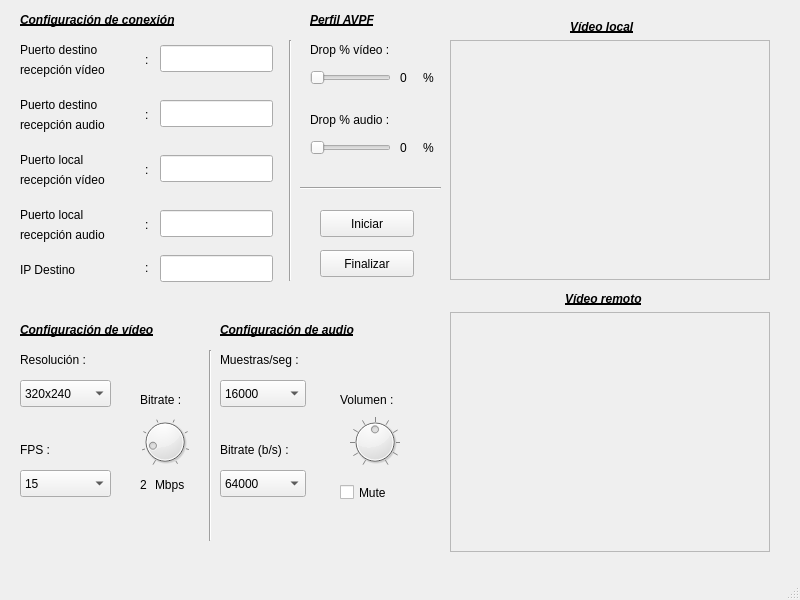
<?xml version="1.0" encoding="UTF-8"?>
<ui version="4.0">
 <class>MainWindow</class>
 <widget class="QMainWindow" name="MainWindow">
  <property name="geometry">
   <rect>
    <x>0</x>
    <y>0</y>
    <width>800</width>
    <height>600</height>
   </rect>
  </property>
  <property name="font">
   <font>
    <stylestrategy>PreferAntialias</stylestrategy>
   </font>
  </property>
  <property name="acceptDrops">
   <bool>true</bool>
  </property>
  <property name="windowTitle">
   <string>Herramienta de videoconferencia</string>
  </property>
  <property name="autoFillBackground">
   <bool>false</bool>
  </property>
  <property name="styleSheet">
   <string notr="true"/>
  </property>
  <widget class="QWidget" name="centralwidget">
   <widget class="QFrame" name="frame_video_local">
    <property name="geometry">
     <rect>
      <x>450</x>
      <y>40</y>
      <width>320</width>
      <height>240</height>
     </rect>
    </property>
    <property name="autoFillBackground">
     <bool>false</bool>
    </property>
    <property name="frameShape">
     <enum>QFrame::StyledPanel</enum>
    </property>
    <property name="frameShadow">
     <enum>QFrame::Raised</enum>
    </property>
    <property name="lineWidth">
     <number>1</number>
    </property>
   </widget>
   <widget class="QFrame" name="frame_video_remoto">
    <property name="geometry">
     <rect>
      <x>450</x>
      <y>312</y>
      <width>320</width>
      <height>240</height>
     </rect>
    </property>
    <property name="frameShape">
     <enum>QFrame::StyledPanel</enum>
    </property>
    <property name="frameShadow">
     <enum>QFrame::Raised</enum>
    </property>
   </widget>
   <widget class="QLabel" name="label">
    <property name="geometry">
     <rect>
      <x>570</x>
      <y>17</y>
      <width>91</width>
      <height>19</height>
     </rect>
    </property>
    <property name="font">
     <font>
      <weight>75</weight>
      <italic>true</italic>
      <bold>true</bold>
      <underline>true</underline>
      <stylestrategy>PreferDefault</stylestrategy>
     </font>
    </property>
    <property name="text">
     <string>Vídeo local</string>
    </property>
   </widget>
   <widget class="QLabel" name="label_2">
    <property name="geometry">
     <rect>
      <x>565</x>
      <y>289</y>
      <width>101</width>
      <height>19</height>
     </rect>
    </property>
    <property name="font">
     <font>
      <weight>75</weight>
      <italic>true</italic>
      <bold>true</bold>
      <underline>true</underline>
      <stylestrategy>PreferDefault</stylestrategy>
     </font>
    </property>
    <property name="text">
     <string>Vídeo remoto</string>
    </property>
   </widget>
   <widget class="QLabel" name="label_3">
    <property name="geometry">
     <rect>
      <x>20</x>
      <y>30</y>
      <width>81</width>
      <height>71</height>
     </rect>
    </property>
    <property name="text">
     <string/>
    </property>
   </widget>
   <widget class="QLabel" name="label_4">
    <property name="geometry">
     <rect>
      <x>20</x>
      <y>95</y>
      <width>111</width>
      <height>19</height>
     </rect>
    </property>
    <property name="text">
     <string>Puerto destino</string>
    </property>
   </widget>
   <widget class="QLabel" name="label_5">
    <property name="geometry">
     <rect>
      <x>20</x>
      <y>115</y>
      <width>121</width>
      <height>19</height>
     </rect>
    </property>
    <property name="text">
     <string>recepción audio</string>
    </property>
   </widget>
   <widget class="QLabel" name="label_6">
    <property name="geometry">
     <rect>
      <x>145</x>
      <y>105</y>
      <width>16</width>
      <height>19</height>
     </rect>
    </property>
    <property name="text">
     <string>:</string>
    </property>
   </widget>
   <widget class="QLabel" name="label_7">
    <property name="geometry">
     <rect>
      <x>20</x>
      <y>170</y>
      <width>121</width>
      <height>19</height>
     </rect>
    </property>
    <property name="text">
     <string>recepción vídeo</string>
    </property>
   </widget>
   <widget class="QLabel" name="label_8">
    <property name="geometry">
     <rect>
      <x>145</x>
      <y>50</y>
      <width>16</width>
      <height>19</height>
     </rect>
    </property>
    <property name="text">
     <string>:</string>
    </property>
   </widget>
   <widget class="QLabel" name="label_9">
    <property name="geometry">
     <rect>
      <x>20</x>
      <y>225</y>
      <width>121</width>
      <height>19</height>
     </rect>
    </property>
    <property name="text">
     <string>recepción audio</string>
    </property>
   </widget>
   <widget class="QLabel" name="label_10">
    <property name="geometry">
     <rect>
      <x>20</x>
      <y>205</y>
      <width>91</width>
      <height>19</height>
     </rect>
    </property>
    <property name="text">
     <string>Puerto local</string>
    </property>
   </widget>
   <widget class="QLabel" name="label_11">
    <property name="geometry">
     <rect>
      <x>20</x>
      <y>150</y>
      <width>91</width>
      <height>19</height>
     </rect>
    </property>
    <property name="text">
     <string>Puerto local</string>
    </property>
   </widget>
   <widget class="QLabel" name="label_12">
    <property name="geometry">
     <rect>
      <x>145</x>
      <y>160</y>
      <width>16</width>
      <height>19</height>
     </rect>
    </property>
    <property name="text">
     <string>:</string>
    </property>
   </widget>
   <widget class="QLabel" name="label_13">
    <property name="geometry">
     <rect>
      <x>20</x>
      <y>40</y>
      <width>111</width>
      <height>19</height>
     </rect>
    </property>
    <property name="text">
     <string>Puerto destino</string>
    </property>
   </widget>
   <widget class="QLabel" name="label_14">
    <property name="geometry">
     <rect>
      <x>20</x>
      <y>60</y>
      <width>121</width>
      <height>19</height>
     </rect>
    </property>
    <property name="text">
     <string>recepción vídeo</string>
    </property>
   </widget>
   <widget class="QLineEdit" name="puerto_dest_recep_video">
    <property name="geometry">
     <rect>
      <x>160</x>
      <y>45</y>
      <width>113</width>
      <height>27</height>
     </rect>
    </property>
   </widget>
   <widget class="QLineEdit" name="puerto_dest_recep_audio">
    <property name="geometry">
     <rect>
      <x>160</x>
      <y>100</y>
      <width>113</width>
      <height>27</height>
     </rect>
    </property>
   </widget>
   <widget class="QLineEdit" name="puerto_local_recep_video">
    <property name="geometry">
     <rect>
      <x>160</x>
      <y>155</y>
      <width>113</width>
      <height>27</height>
     </rect>
    </property>
   </widget>
   <widget class="QLabel" name="label_15">
    <property name="geometry">
     <rect>
      <x>145</x>
      <y>215</y>
      <width>16</width>
      <height>19</height>
     </rect>
    </property>
    <property name="text">
     <string>:</string>
    </property>
   </widget>
   <widget class="QLineEdit" name="puerto_local_recep_audio">
    <property name="geometry">
     <rect>
      <x>160</x>
      <y>210</y>
      <width>113</width>
      <height>27</height>
     </rect>
    </property>
   </widget>
   <widget class="QLabel" name="label_16">
    <property name="geometry">
     <rect>
      <x>20</x>
      <y>260</y>
      <width>91</width>
      <height>19</height>
     </rect>
    </property>
    <property name="text">
     <string>IP Destino</string>
    </property>
   </widget>
   <widget class="QLineEdit" name="ip_destino">
    <property name="geometry">
     <rect>
      <x>160</x>
      <y>255</y>
      <width>113</width>
      <height>27</height>
     </rect>
    </property>
   </widget>
   <widget class="QLabel" name="label_18">
    <property name="geometry">
     <rect>
      <x>145</x>
      <y>258</y>
      <width>16</width>
      <height>19</height>
     </rect>
    </property>
    <property name="text">
     <string>:</string>
    </property>
   </widget>
   <widget class="QLabel" name="label_17">
    <property name="geometry">
     <rect>
      <x>20</x>
      <y>10</y>
      <width>201</width>
      <height>19</height>
     </rect>
    </property>
    <property name="font">
     <font>
      <weight>75</weight>
      <italic>true</italic>
      <bold>true</bold>
      <underline>true</underline>
      <stylestrategy>PreferDefault</stylestrategy>
     </font>
    </property>
    <property name="text">
     <string>Configuración de conexión</string>
    </property>
   </widget>
   <widget class="QLabel" name="label_19">
    <property name="geometry">
     <rect>
      <x>20</x>
      <y>320</y>
      <width>171</width>
      <height>19</height>
     </rect>
    </property>
    <property name="font">
     <font>
      <weight>75</weight>
      <italic>true</italic>
      <bold>true</bold>
      <underline>true</underline>
      <stylestrategy>PreferDefault</stylestrategy>
     </font>
    </property>
    <property name="text">
     <string>Configuración de vídeo</string>
    </property>
   </widget>
   <widget class="QLabel" name="label_20">
    <property name="geometry">
     <rect>
      <x>220</x>
      <y>320</y>
      <width>181</width>
      <height>19</height>
     </rect>
    </property>
    <property name="font">
     <font>
      <weight>75</weight>
      <italic>true</italic>
      <bold>true</bold>
      <underline>true</underline>
      <stylestrategy>PreferDefault</stylestrategy>
     </font>
    </property>
    <property name="text">
     <string>Configuración de audio</string>
    </property>
   </widget>
   <widget class="Line" name="line">
    <property name="geometry">
     <rect>
      <x>200</x>
      <y>350</y>
      <width>20</width>
      <height>191</height>
     </rect>
    </property>
    <property name="orientation">
     <enum>Qt::Vertical</enum>
    </property>
   </widget>
   <widget class="QComboBox" name="caja_resolucion">
    <property name="geometry">
     <rect>
      <x>20</x>
      <y>380</y>
      <width>91</width>
      <height>27</height>
     </rect>
    </property>
    <item>
     <property name="text">
      <string>320x240</string>
     </property>
    </item>
    <item>
     <property name="text">
      <string>640x480</string>
     </property>
    </item>
    <item>
     <property name="text">
      <string>800x600</string>
     </property>
    </item>
   </widget>
   <widget class="QComboBox" name="caja_fps">
    <property name="geometry">
     <rect>
      <x>20</x>
      <y>470</y>
      <width>91</width>
      <height>27</height>
     </rect>
    </property>
    <item>
     <property name="text">
      <string>15</string>
     </property>
    </item>
    <item>
     <property name="text">
      <string>25</string>
     </property>
    </item>
    <item>
     <property name="text">
      <string>30</string>
     </property>
    </item>
   </widget>
   <widget class="QDial" name="dial_bitrate_video">
    <property name="geometry">
     <rect>
      <x>140</x>
      <y>410</y>
      <width>50</width>
      <height>64</height>
     </rect>
    </property>
    <property name="tabletTracking">
     <bool>false</bool>
    </property>
    <property name="acceptDrops">
     <bool>false</bool>
    </property>
    <property name="autoFillBackground">
     <bool>false</bool>
    </property>
    <property name="minimum">
     <number>1</number>
    </property>
    <property name="maximum">
     <number>8</number>
    </property>
    <property name="value">
     <number>2</number>
    </property>
    <property name="tracking">
     <bool>true</bool>
    </property>
    <property name="invertedAppearance">
     <bool>false</bool>
    </property>
    <property name="invertedControls">
     <bool>false</bool>
    </property>
    <property name="wrapping">
     <bool>false</bool>
    </property>
    <property name="notchTarget">
     <double>3.700000000000000</double>
    </property>
    <property name="notchesVisible">
     <bool>true</bool>
    </property>
   </widget>
   <widget class="QLabel" name="label_21">
    <property name="geometry">
     <rect>
      <x>20</x>
      <y>350</y>
      <width>91</width>
      <height>19</height>
     </rect>
    </property>
    <property name="text">
     <string>Resolución :</string>
    </property>
   </widget>
   <widget class="QLabel" name="label_22">
    <property name="geometry">
     <rect>
      <x>20</x>
      <y>440</y>
      <width>72</width>
      <height>19</height>
     </rect>
    </property>
    <property name="text">
     <string>FPS :</string>
    </property>
   </widget>
   <widget class="QLabel" name="label_23">
    <property name="geometry">
     <rect>
      <x>140</x>
      <y>390</y>
      <width>61</width>
      <height>19</height>
     </rect>
    </property>
    <property name="text">
     <string>Bitrate :</string>
    </property>
   </widget>
   <widget class="QComboBox" name="caja_muestras">
    <property name="geometry">
     <rect>
      <x>220</x>
      <y>380</y>
      <width>86</width>
      <height>27</height>
     </rect>
    </property>
    <item>
     <property name="text">
      <string>16000</string>
     </property>
    </item>
    <item>
     <property name="text">
      <string>44100</string>
     </property>
    </item>
    <item>
     <property name="text">
      <string>48000</string>
     </property>
    </item>
   </widget>
   <widget class="QLabel" name="label_24">
    <property name="geometry">
     <rect>
      <x>220</x>
      <y>350</y>
      <width>111</width>
      <height>19</height>
     </rect>
    </property>
    <property name="text">
     <string>Muestras/seg :</string>
    </property>
   </widget>
   <widget class="QLabel" name="label_25">
    <property name="geometry">
     <rect>
      <x>220</x>
      <y>440</y>
      <width>101</width>
      <height>19</height>
     </rect>
    </property>
    <property name="text">
     <string>Bitrate (b/s) :</string>
    </property>
   </widget>
   <widget class="QComboBox" name="caja_bitrate_audio">
    <property name="geometry">
     <rect>
      <x>220</x>
      <y>470</y>
      <width>86</width>
      <height>27</height>
     </rect>
    </property>
    <item>
     <property name="text">
      <string>64000</string>
     </property>
    </item>
    <item>
     <property name="text">
      <string>128000</string>
     </property>
    </item>
    <item>
     <property name="text">
      <string>192000</string>
     </property>
    </item>
   </widget>
   <widget class="QDial" name="dial_volumen">
    <property name="enabled">
     <bool>true</bool>
    </property>
    <property name="geometry">
     <rect>
      <x>350</x>
      <y>410</y>
      <width>50</width>
      <height>64</height>
     </rect>
    </property>
    <property name="font">
     <font>
      <underline>false</underline>
      <strikeout>false</strikeout>
      <stylestrategy>PreferDefault</stylestrategy>
     </font>
    </property>
    <property name="mouseTracking">
     <bool>false</bool>
    </property>
    <property name="acceptDrops">
     <bool>true</bool>
    </property>
    <property name="maximum">
     <number>10</number>
    </property>
    <property name="singleStep">
     <number>1</number>
    </property>
    <property name="pageStep">
     <number>1</number>
    </property>
    <property name="value">
     <number>5</number>
    </property>
    <property name="tracking">
     <bool>true</bool>
    </property>
    <property name="wrapping">
     <bool>false</bool>
    </property>
    <property name="notchesVisible">
     <bool>true</bool>
    </property>
   </widget>
   <widget class="QLabel" name="label_26">
    <property name="geometry">
     <rect>
      <x>340</x>
      <y>390</y>
      <width>72</width>
      <height>19</height>
     </rect>
    </property>
    <property name="text">
     <string>Volumen :</string>
    </property>
   </widget>
   <widget class="QCheckBox" name="check_mute">
    <property name="geometry">
     <rect>
      <x>340</x>
      <y>480</y>
      <width>97</width>
      <height>25</height>
     </rect>
    </property>
    <property name="text">
     <string>Mute</string>
    </property>
   </widget>
   <widget class="Line" name="line_2">
    <property name="geometry">
     <rect>
      <x>280</x>
      <y>40</y>
      <width>20</width>
      <height>241</height>
     </rect>
    </property>
    <property name="orientation">
     <enum>Qt::Vertical</enum>
    </property>
   </widget>
   <widget class="QPushButton" name="boton_iniciar">
    <property name="geometry">
     <rect>
      <x>320</x>
      <y>210</y>
      <width>94</width>
      <height>27</height>
     </rect>
    </property>
    <property name="text">
     <string>Iniciar</string>
    </property>
   </widget>
   <widget class="QPushButton" name="boton_finalizar">
    <property name="geometry">
     <rect>
      <x>320</x>
      <y>250</y>
      <width>94</width>
      <height>27</height>
     </rect>
    </property>
    <property name="text">
     <string>Finalizar</string>
    </property>
   </widget>
   <widget class="QLabel" name="label_27">
    <property name="geometry">
     <rect>
      <x>155</x>
      <y>475</y>
      <width>41</width>
      <height>19</height>
     </rect>
    </property>
    <property name="text">
     <string>Mbps</string>
    </property>
   </widget>
   <widget class="QLabel" name="label_br_video">
    <property name="geometry">
     <rect>
      <x>140</x>
      <y>475</y>
      <width>10</width>
      <height>19</height>
     </rect>
    </property>
    <property name="text">
     <string>2</string>
    </property>
   </widget>
   <widget class="QLabel" name="label_28">
    <property name="geometry">
     <rect>
      <x>310</x>
      <y>10</y>
      <width>91</width>
      <height>19</height>
     </rect>
    </property>
    <property name="font">
     <font>
      <weight>75</weight>
      <italic>true</italic>
      <bold>true</bold>
      <underline>true</underline>
      <stylestrategy>PreferDefault</stylestrategy>
     </font>
    </property>
    <property name="text">
     <string>Perfil AVPF</string>
    </property>
   </widget>
   <widget class="QLabel" name="label_29">
    <property name="geometry">
     <rect>
      <x>310</x>
      <y>40</y>
      <width>111</width>
      <height>19</height>
     </rect>
    </property>
    <property name="text">
     <string>Drop % vídeo :</string>
    </property>
   </widget>
   <widget class="QLabel" name="label_30">
    <property name="geometry">
     <rect>
      <x>310</x>
      <y>110</y>
      <width>111</width>
      <height>19</height>
     </rect>
    </property>
    <property name="text">
     <string>Drop % audio :</string>
    </property>
   </widget>
   <widget class="QSlider" name="slider_drop_video">
    <property name="geometry">
     <rect>
      <x>310</x>
      <y>70</y>
      <width>81</width>
      <height>16</height>
     </rect>
    </property>
    <property name="maximum">
     <number>20</number>
    </property>
    <property name="singleStep">
     <number>1</number>
    </property>
    <property name="orientation">
     <enum>Qt::Horizontal</enum>
    </property>
   </widget>
   <widget class="QSlider" name="slider_drop_audio">
    <property name="geometry">
     <rect>
      <x>310</x>
      <y>140</y>
      <width>81</width>
      <height>16</height>
     </rect>
    </property>
    <property name="maximum">
     <number>20</number>
    </property>
    <property name="singleStep">
     <number>1</number>
    </property>
    <property name="orientation">
     <enum>Qt::Horizontal</enum>
    </property>
   </widget>
   <widget class="QLabel" name="label_drop_video">
    <property name="geometry">
     <rect>
      <x>400</x>
      <y>68</y>
      <width>21</width>
      <height>19</height>
     </rect>
    </property>
    <property name="text">
     <string>0</string>
    </property>
   </widget>
   <widget class="QLabel" name="label_32">
    <property name="geometry">
     <rect>
      <x>423</x>
      <y>68</y>
      <width>16</width>
      <height>19</height>
     </rect>
    </property>
    <property name="text">
     <string>%</string>
    </property>
   </widget>
   <widget class="QLabel" name="label_drop_audio">
    <property name="geometry">
     <rect>
      <x>400</x>
      <y>138</y>
      <width>21</width>
      <height>19</height>
     </rect>
    </property>
    <property name="text">
     <string>0</string>
    </property>
   </widget>
   <widget class="QLabel" name="label_33">
    <property name="geometry">
     <rect>
      <x>423</x>
      <y>138</y>
      <width>16</width>
      <height>19</height>
     </rect>
    </property>
    <property name="text">
     <string>%</string>
    </property>
   </widget>
   <widget class="Line" name="line_3">
    <property name="geometry">
     <rect>
      <x>300</x>
      <y>180</y>
      <width>141</width>
      <height>16</height>
     </rect>
    </property>
    <property name="orientation">
     <enum>Qt::Horizontal</enum>
    </property>
   </widget>
  </widget>
  <widget class="QMenuBar" name="menubar">
   <property name="geometry">
    <rect>
     <x>0</x>
     <y>0</y>
     <width>800</width>
     <height>24</height>
    </rect>
   </property>
  </widget>
  <widget class="QStatusBar" name="statusbar"/>
 </widget>
 <resources/>
 <connections/>
</ui>
